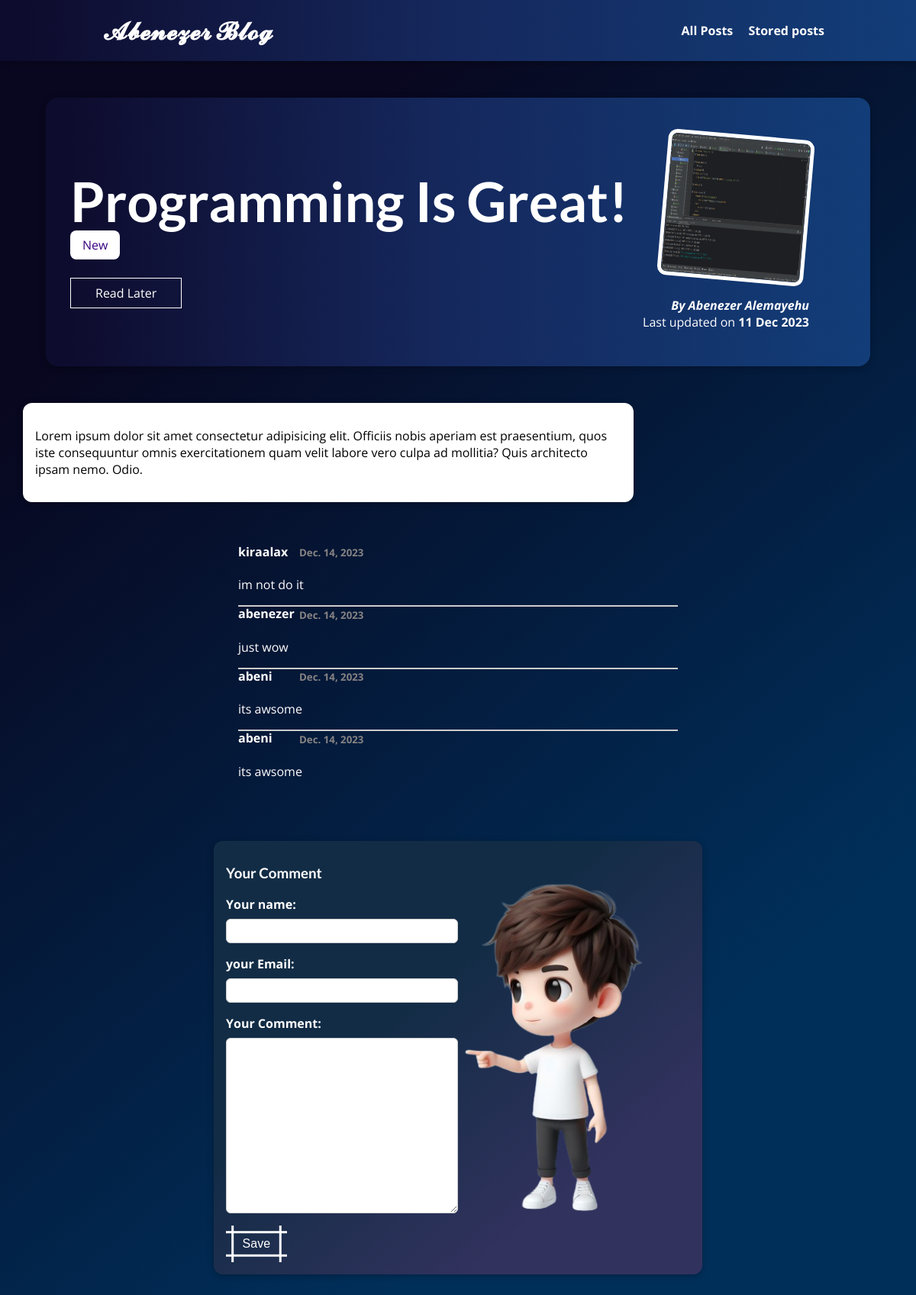
/post/programming-is-fun, run on the app's committed database.
### blog/models.py (models this page shows, shortened)
class Post(models.Model):
    title = models.CharField(max_length=150)
    excerpt = models.CharField(max_length=200)
    image = models.ImageField(upload_to="posts", null=True)
    date = models.DateField(auto_now=True)
    slug = models.SlugField(unique=True, db_index=True)
    content = models.TextField(validators=[MinLengthValidator(10)])
    author = models.ForeignKey(Author, on_delete=models.SET_NULL, null=True, related_name="posts")
    tag = models.ManyToManyField(Tag)

class Tag(models.Model):
    caption = models.CharField(max_length=20)

class Author(models.Model):
    first_name = models.CharField(max_length=100)
    last_name = models.CharField(max_length=100)
    email_address = models.EmailField()
    def full_name(self):
        return f"{self.first_name} {self.last_name}"
    def __str__(self):
        return self.full_name()

class Comment(models.Model):
    user_name = models.CharField(max_length=120)
    date = models.DateField(auto_now=True)
    user_email = models.EmailField()
    text = models.TextField(max_length=400)
    post = models.ForeignKey(
        Post, on_delete=models.CASCADE, related_name="comments"
    )

### blog/views.py (the view, shortened to what this page needs)
# urls.py: path("post/<slug:slug>", views.SinglePostView.as_view(), name="post-detail-page"),  # post/my-first-post
class SinglePostView(View):
    def is_stored_post(self, request, post_id):
        stored_posts = request.session.get("stored_posts")
        if stored_posts is not None:
            is_save_for_later = post_id in stored_posts
        else:
            is_save_for_later = False
        return is_save_for_later
    def get(self, request, slug):
        post = Post.objects.get(slug=slug)
        context = {
            "post": post,
            "post_tags": post.tag.all(),
            "comment_form": CommentForm(),
            "comments": post.comments.all().order_by("-id"),
            "is_save_for_later": self.is_stored_post(request, post.id)
        }
        return render(request, "blog/post-detail.html", context)

### blog/form.py
class CommentForm(forms.ModelForm):
    class Meta:
        model = Comment
        exclude = ["post"]
        labels = {
            "user_name": "Your name",
            "user_email": "your Email",
            "text": "Your Comment"
        }

### blog/templates/blog/post-detail.html (shortened to what this page needs)
{% extends "base.html" %}
{% load static %}
{% block css_file %}
    <link rel="stylesheet" href="{% static "blog/post-detail.css" %}">
{% endblock %}
{% block content %}
    <section id="summary">
    <h2>{{post.title }}</h2>
        <div>{%  for tag in post_tags %}
           <span class="tag">{{ tag.caption }}</span>
            {% endfor %}
        </div>
    <div id="read-later">
        <form action="{% url "read-later" %}" method="POST">
               <button>
                   {% if is_save_for_later %}
                       Remove Read Later
                    {% else %}
                          Read Later
                   {% endif %}
               </button>
        </form>
    </div>
    <article>
        <img src="{{ post.image.url }}" alt={{ post.title}} />
        <address> By <a href="{{ post.author.email_address }}"> {{post.author |title }}</a></address>
        <div>
            Last updated on <time> {{ post.date|date:"d M Y " }}</time>
        </div>
    </article>
    </section>
    <main>
   {{ post.content| linebreaks }}
    </main>
    <section id="comments">
     <ul>
         {% for comment in comments %}
         <li>
             <h4>{{ comment.user_name }}</h4>
             <h5>{{ comment.date }}</h5>
             <p>{{ comment.text|linebreaks }}</p>
         </li>
         {% endfor %}
     </ul>
    </section>
    <section id="comment-form">
     <img id="th" src="{% static "blog/images/comment.png" %}" alt=""/>
    <h3>Your Comment</h3>
    <form action="{% url "post-detail-page" post.slug %}" method="POST" >
        {% for form_filed in comment_form %}
        <div class="form-control {% if ofrm_filed.errors %}invalid{% endif %}">
            {{ form_filed.label_tag }}
            {{ form_filed }}
        </div>
        {% endfor %}
       <button class="button-89" role="button">Save</button>
    </form>
    </section>
{% endblock %}

### static/app.css (style rules this page uses)
* { box-sizing: border-box; }
html { font-family: 'Open Sans', 'Lato', sans-serif; }
body { margin: 0; background:-webkit-radial-gradient(circle at 3% 25%, rgba(0, 40, 83, 1) 0%, rgba(4, 12, 24, 1) 25%); }
h1, h2, h3 { font-family: 'Lato', sans-serif; font-weight: bold; }

### blog/static/blog/post-detail.css (style rules this page uses)
body { background: rgb(8,7,31); background: linear-gradient(140deg, rgba(8,7,31,1) 20%, rgba(0,47,90,1) 78%); }
#summary { margin: 8rem auto 3rem auto; padding: 2rem; width: 90%; max-width: 90rem; border-radius: 16px; background: linear-gradient(90deg, rgba(14,12,46,1) 3%, rgba(21,40,93,1) 49%, rgba(18,61,120,1) 100%); position: relative; box-shadow: 0 2px 8px rgba(0, 0, 0, 0.25); height: 22rem; }
#summary h2 { color: white; font-size: 4.5rem; margin-bottom: 0.25rem; }
#summary article { position: absolute; top: 2rem; right: 3rem; padding: 1rem 2rem; border-radius: 12px; text-align: right; color: white; }
#summary article img { width: 12rem; height: 12rem; border-radius: 12px; transform: rotateZ(5deg); border: 5px solid white; margin-bottom: 1rem; }
#summary address { font-weight: bold; }
#summary a { color: white; text-decoration: none; }
#summary time { font-weight: bold; }
#read-later { margin: 2rem 0; }
#read-later button { background-color: transparent; border: 1px solid white; padding: 0.5rem 2rem; font:inherit; color: white; cursor:pointer; }
main { width: 90%; max-width: 50rem; margin: 3rem auto; margin-left: 30px; background-color: white; padding: 1rem; border-radius: 12px; box-shadow: 0 2px 8px rgba(0, 0, 0, 0.25); }
.tag { background-color: white; color: #390281; padding:0.5rem 1rem ; border-radius: 8px; }
#comment-form { justify-content: flex-start; align-items: flex-start; margin: 3rem auto; width: 90%; max-width: 40rem; border-radius: 12px; background: rgb(18,44,69); background: linear-gradient(140deg, rgba(18,44,69,1) 38%, rgba(50,50,94,1) 78%); box-shadow: 0 2px 8px rgba(0, 0, 0, 0.25); padding: 1rem; color: white; }
.form-control { margin-bottom: 1rem; }
.form-control label { font-weight: bold; margin-bottom: 0.5rem; display: block; }
.form-control input, .form-control textarea { display: flex; flex-direction: row; justify-content: flex-start; align-items: flex-start; width: 50%; font: inherit; padding: 0.25rem; border-radius: 6px; border: 1px solid #ccc; }
#comments { margin: 1rem auto; width: 60%; max-width: 40rem; color: white; border-radius: 12px; padding: 1rem 2rem; }
#comments ul { list-style: none; margin: 0; padding: 0; }
#comments li { margin-bottom: 0.5rem; border-bottom: 2px solid #ccc; }
#comments li:last-of-type { border-bottom: none; }
#comments h5,h4 { color: #ffffff; margin-top: -10px ; }
#comments h5 { display: block; margin-left: 80px; margin-top: -40px; color: #868383; text-decoration-style: wavy; }
#th { display: block; margin-top: 10px; margin-left: 200px; margin-bottom: -500px; max-width:80% ; }
.button-89 { --b: 3px; --s: .45em; --color: #ffffff; padding: calc(.5em + var(--s)) calc(.9em + var(--s)); color: var(--color); --_p: var(--s); background: conic-gradient(from 90deg at var(--b) var(--b),#0000 90deg,var(--color) 0) var(--_p) var(--_p)/calc(100% - var(--b) - 2*var(--_p)) calc(100% - var(--b) - 2*var(--_p)); transition: .3s linear, color 0s, background-color 0s; outline: var(--b) solid #0000; outline-offset: .6em; font-size: 16px; border: 0; user-select: none; -webkit-user-select: none; touch-action: manipulation; cursor: pointer; }

### data on the page
Post: title "Programming Is Great!", image (picture), author "Abenezer Alemayehu", date "11 Dec 2023", content "Lorem ipsum dolor sit amet consectetur adipisicing elit. Officiis nobis aperiam est praesentium, quos iste consequuntur omnis exercitationem quam velit labore vero culpa ad mollitia? Quis architecto ipsam nemo. Odio."
Tag: caption "New"
Comment: user_name "kiraalax", date "Dec. 14, 2023", text "im not do it"
Comment: user_name "abenezer", date "Dec. 14, 2023", text "just wow"
Comment: user_name "abeni", date "Dec. 14, 2023", text "its awsome"
Comment: user_name "abeni", date "Dec. 14, 2023", text "its awsome"
